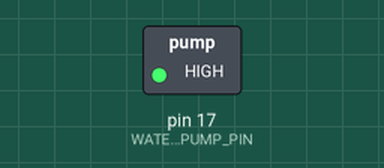
This sketch was run on a simulated Arduino Uno, built with avr-gcc and run on an emulated ATmega328P. Shown: switched loads named in the sketch (green lamp = pin HIGH).

Above: at 5.0 s.
At 15.0 s:
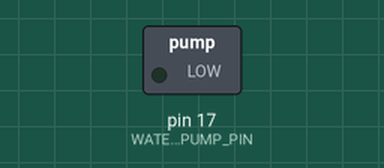
Timing chart, 0 to 26.0 s (numbered marks = the images above):
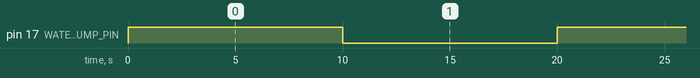

The sketch:

water_pump.ino
```cpp
#define WATER_PUMP_PIN 17

int pump_state = LOW;

void setup() {
  Serial.begin(9600);
  pinMode(WATER_PUMP_PIN, OUTPUT);
}

void loop() {

    if (pump_state == LOW) {
      pump_state = HIGH;
    } else {
      pump_state = LOW;
    }

    digitalWrite(WATER_PUMP_PIN, pump_state);
    delay(10000);
}
```

Measured:
- by itself, pin 17 (WATER_PUMP_PIN): alternates HIGH for 10.0 s and LOW for 10.0 s
